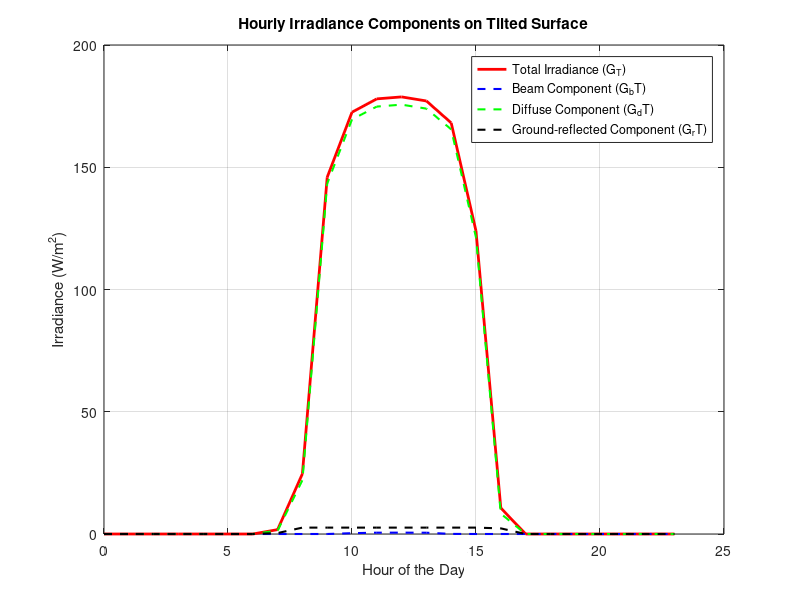
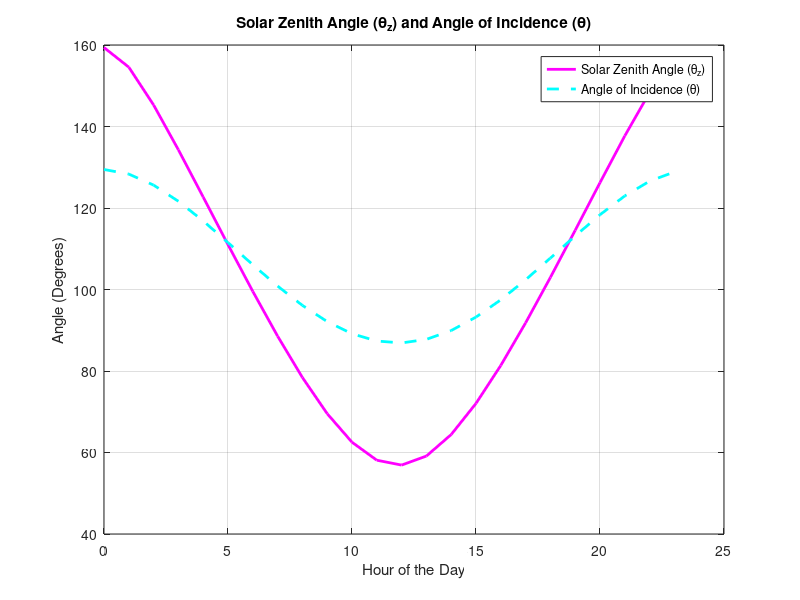

Reproduce these figures in MATLAB, in order. (Note: this script raises an error after producing the figures.)

% MATLAB Code for PV System Analysis without Economic Analysis
% Author: Derek / Team
% Location: Sacramento International Airport (38.7°N, -121.6°E)
% Purpose: Detailed irradiance calculations, PV array performance modeling,
%          environmental impact assessment, and additional performance metrics

%% Clear workspace and command window
clear all; close all; clc;

%% 1. Parameters Initialization

% Constants
G_sc = 1367;                 % Solar constant in W/m²
lat = 38.7;                  % Latitude in degrees (positive for Northern Hemisphere)
lon = -121.6;                % Longitude in degrees (negative for West)
tilt = 30;                   % Tilt angle of the PV panel in degrees
azimuth = 180;               % Surface azimuth angle in degrees (180° for south-facing in Northern Hemisphere)
albedo = 0.2;                % Ground reflectance (dimensionless)
day = 315;                   % Day of the year (November 10, 2024 is the 315th day)

% Time variables
timezone = -8;               % Time zone offset from UTC (Pacific Standard Time)
hours = 0:23;                % Hours of the day

% PV Panel Specifications
P_rated = 415;               % Rated power of each panel in watts (W)
gamma = -0.0045;             % Temperature coefficient (% per °C)
T_STC = 25;                  % Standard Test Condition temperature in degrees Celsius (°C)
NOCT = 45;                   % Nominal Operating Cell Temperature in degrees Celsius (°C)
panel_area = 1.94;           % Area of each panel in square meters (m²)
efficiency = 18;             % PV panel efficiency in percent (%), from the RETScreen report

% Environmental Conditions
ambient_temp = 16.4;         % Average annual temperature in degrees Celsius (°C) from RETScreen report

% System Configuration
installed_capacity = 721.61; % Installed capacity in kilowatts (kW) from RETScreen report
P_rated_total_W = installed_capacity * 1e3; % Total installed capacity in watts (W)
num_panels = ceil(P_rated_total_W / P_rated); % Total number of panels (rounded up)
total_area = num_panels * panel_area;        % Total PV array area in m²

% Correction Factors
CF_shading = 0.95;           % Shading loss factor (5% loss)
CF_soiling = 0.90;           % Soiling loss factor (10% loss)
eta_inverter = 0.96;         % Inverter efficiency (96%)
eta_wiring = 0.98;           % Wiring and mismatch efficiency (98%)

% Degradation Parameters
degradation_rate = 0.005;    % Annual degradation rate (0.5%)
years = 25;                  % Number of years for analysis

% Solar Position Parameters
n = day;                     % Day of the year
phi = lat;                   % Latitude (degrees North)
longitude = lon;             % Longitude (degrees East, negative for West)

% Actual Solar Radiation Data
H_actual = 4.68;             % Actual solar radiation (kWh/m²/day) from RETScreen report

% Environmental Parameters
emission_factor_grid = 0.5;  % kg CO₂ per kWh (average value)

% Preallocate arrays
G_oh = zeros(1,24); % Extraterrestrial horizontal irradiance
GHI = zeros(1,24);  % Global horizontal irradiance
DHI = zeros(1,24);  % Diffuse horizontal irradiance
DNI = zeros(1,24);  % Direct normal irradiance
theta_z = zeros(1,24); % Solar zenith angle
theta = zeros(1,24);   % Angle of incidence
G_bT = zeros(1,24);    % Beam component on tilted surface
G_dT = zeros(1,24);    % Diffuse component on tilted surface
G_rT = zeros(1,24);    % Ground-reflected component on tilted surface
G_T = zeros(1,24);     % Total irradiance on tilted surface

%% 2. Solar Irradiance Calculations

% Calculate declination angle (delta)
delta = 23.45 * sind(360*(284+day)/365);

% Equation of time (EoT) in minutes
B = 360*(day - 81)/364;
EoT = 9.87 * sind(2*B) - 7.53*cosd(B) - 1.5*sind(B);

% Loop over each hour
for i = 1:length(hours)
    % Local standard time
    t = hours(i);

    % Solar time correction
    L_st = timezone * 15; % Reference longitude for the time zone
    TC = 4 * (lon - L_st) + EoT; % Time correction in minutes
    t_solar = t + TC/60; % Solar time in hours

    % Hour angle (H)
    H = 15 * (t_solar - 12); % Hour angle in degrees

    % Solar zenith angle (theta_z)
    theta_z(i) = acosd(sind(lat)*sind(delta) + cosd(lat)*cosd(delta)*cosd(H));

    % Solar azimuth angle (gamma_s)
    gamma_s = atand(sind(H) / (sind(lat)*cosd(H) - cosd(lat)*tand(delta)));
    if H > 0 % Afternoon
        gamma_s = gamma_s + 180;
    else % Morning
        gamma_s = gamma_s + 360;
    end

    % Angle of incidence (theta)
    theta(i) = acosd( sind(delta)*sind(lat)*cosd(tilt) - sind(delta)*cosd(lat)*sind(tilt)*cosd(azimuth) ...
                + cosd(delta)*cosd(lat)*cosd(tilt)*cosd(H) + cosd(delta)*sind(lat)*sind(tilt)*cosd(azimuth)*cosd(H) ...
                + cosd(delta)*sind(tilt)*sind(azimuth)*sin(H) );

    % Extraterrestrial normal irradiance (G_on)
    G_on = G_sc * (1 + 0.033 * cosd(360*day/365));

    % Extraterrestrial horizontal irradiance (G_oh)
    G_oh(i) = G_on * cosd(theta_z(i));
    if G_oh(i) < 0
        G_oh(i) = 0;
    end

    % Clearness index (K_t)
    % Use actual daily solar radiation data
    GHI_daily = H_actual * 1000 / 24; % Convert kWh/m²/day to W/m²/hour
    if G_oh(i) > 0
        K_t = GHI_daily / G_oh(i); % Calculate clearness index
        K_t = max(min(K_t, 0.82), 0); % Constrain K_t between 0 and 0.82
    else
        K_t = 0;
    end

    if G_oh(i) > 0
        % Global horizontal irradiance (GHI)
        GHI(i) = K_t * G_oh(i);

        % Estimate DHI using Erbs model
        if K_t <= 0.22
            K_d = 1 - 0.09*K_t;
        elseif K_t <= 0.80
            K_d = 0.9511 - 0.1604*K_t + 4.388*K_t^2 - 16.638*K_t^3 + 12.336*K_t^4;
        else
            K_d = 0.165;
        end
        DHI(i) = K_d * GHI(i);

        % Direct normal irradiance (DNI)
        DNI(i) = (GHI(i) - DHI(i)) / cosd(theta_z(i));

        % Beam component on tilted surface (G_bT)
        G_bT(i) = DNI(i) * cosd(theta(i));
        if G_bT(i) < 0
            G_bT(i) = 0;
        end

        % Diffuse component on tilted surface (G_dT)
        % Using the Hay-Davies model for anisotropic sky
        A = max(DNI(i) / G_on, 0); % Anisotropy index
        F = max(0, cosd(theta(i)) / cosd(theta_z(i))); % Circumsolar factor
        G_dT(i) = DHI(i) * (A * F + (1 - A) * (1 + cosd(tilt)) / 2);

        % Ground-reflected component (G_rT)
        G_rT(i) = GHI(i) * albedo * (1 - cosd(tilt)) / 2;

        % Total irradiance on tilted surface (G_T)
        G_T(i) = G_bT(i) + G_dT(i) + G_rT(i);
    else
        % Night time
        GHI(i) = 0;
        DHI(i) = 0;
        DNI(i) = 0;
        G_bT(i) = 0;
        G_dT(i) = 0;
        G_rT(i) = 0;
        G_T(i) = 0;
    end
end

% Plot the results
figure;
plot(hours, G_T, 'r', 'LineWidth', 2);
hold on;
plot(hours, G_bT, 'b--', 'LineWidth', 1.5);
plot(hours, G_dT, 'g--', 'LineWidth', 1.5);
plot(hours, G_rT, 'k--', 'LineWidth', 1.5);
xlabel('Hour of the Day');
ylabel('Irradiance (W/m^2)');
title('Hourly Irradiance Components on Tilted Surface');
legend('Total Irradiance (G_T)', 'Beam Component (G_bT)', 'Diffuse Component (G_dT)', 'Ground-reflected Component (G_rT)');
grid on;

% Plot solar zenith and incidence angles
figure;
plot(hours, theta_z, 'm-', 'LineWidth', 2);
hold on;
plot(hours, theta, 'c--', 'LineWidth', 2);
xlabel('Hour of the Day');
ylabel('Angle (Degrees)');
title('Solar Zenith Angle (θ_z) and Angle of Incidence (θ)');
legend('Solar Zenith Angle (θ_z)', 'Angle of Incidence (θ)');
grid on;

% Display results in a table
IrradianceTable = table(hours', G_T', G_bT', G_dT', G_rT', theta_z', theta', 'VariableNames', ...
    {'Hour', 'G_T', 'G_bT', 'G_dT', 'G_rT', 'Theta_z', 'Theta'});
disp('--- Irradiance Components and Angles ---');
disp(IrradianceTable);

%% 3. PV Array Performance Modeling

% Validate Irradiance Data Length
if length(G_T) ~= 24
    error('Irradiance data G_T must contain exactly 24 hourly values.');
end

% Calculate Sunset Hour Angle (H_s) in degrees
phi_rad = deg2rad(phi);
delta_rad = deg2rad(delta);
Hs_rad = acos(-tan(phi_rad) * tan(delta_rad));
Hs = rad2deg(Hs_rad);
fprintf('Sunset Hour Angle (H_s): %.2f°\n', Hs);

% Extraterrestrial Radiation (H_0) Calculation
H0_J = (24 * 3600 * G_sc / pi) * (1 + 0.033 * cosd((360 * n) / 365)) * ...
       (cosd(phi) * cosd(delta) * sind(Hs) + ...
       (Hs * sind(phi) * sind(delta)) * pi / 180);

H0_kWh = H0_J / 3.6e6; % Convert Joules to kWh
fprintf('Extraterrestrial Radiation (H_0): %.2f kWh/m²/day\n', H0_kWh);

% Clearness Index (K_t) Calculation
Kt = H_actual / H0_kWh;
Kt = max(min(Kt, 0.82), 0); % Constrain K_t between 0 and 0.82
fprintf('Clearness Index (K_t): %.2f\n', Kt);

% Calculate Actual Operating Temperature (T) for each hour
T = ambient_temp + (G_T / 800) * (NOCT - 20);

% Calculate Power Output for Each Hour (W)
P = P_rated * (G_T / 1000) .* (1 + gamma .* (T - T_STC));
P(P < 0) = 0; % Ensure no negative power output

% Total Power Output for All Panels (W)
P_total_W = P * num_panels;

% Convert Power Output to kWh for Each Hour
P_total_kWh = P_total_W / 1000; % kWh/hour

% Calculate Total Power Output over the Day (kWh)
sum_P = sum(P_total_kWh); % Total energy output in kWh/day

% Calculate Total Incident Energy over the Day (kWh)
Incident_energy_kWh = (G_T .* total_area) / 1000; % kWh/hour
sum_Incident = sum(Incident_energy_kWh); % Total incident energy in kWh/day

% Calculate Average Efficiency (Dimensionless)
eta_avg = sum_P / sum_Incident;
fprintf('Average PV Array Efficiency: %.2f%%\n', eta_avg * 100);

% Apply Shading and Soiling Corrections
P_corrected_kWh = P_total_kWh * CF_shading * CF_soiling;

% Sum Corrected Power Output
sum_P_corrected = sum(P_corrected_kWh);

% Updated Average Efficiency with Corrections
eta_avg_corrected = sum_P_corrected / sum_Incident;
fprintf('Average PV Array Efficiency after Shading and Soiling Corrections: %.2f%%\n', eta_avg_corrected * 100);

% Apply Inverter and Wiring Efficiencies
P_system_kWh = P_corrected_kWh * eta_inverter * eta_wiring;

% Sum System Power Output
sum_P_system = sum(P_system_kWh);

% Updated Average Efficiency with All Corrections
eta_avg_system = sum_P_system / sum_Incident;
fprintf('Average PV Array Efficiency after All Corrections: %.2f%%\n', eta_avg_system * 100);

% Apply Degradation Over Time
% Calculate Degraded Efficiency after each year
years_vector = 1:years;
eta_degraded_vector = eta_avg_system * (1 - degradation_rate) .^ years_vector;

% Plot Efficiency Degradation Over Time
figure;
plot(years_vector, eta_degraded_vector * 100, 'r-o', 'LineWidth', 2);
xlabel('Years');
ylabel('Efficiency (%)');
title('PV Array Efficiency Degradation Over Time');
grid on;

% Calculate Annual Energy Production Over Time
annual_energy_production = sum_P_system * 365 * (1 - degradation_rate) .^ (years_vector - 1); % kWh/year

% Plot Annual Energy Production Over Time
figure;
plot(years_vector, annual_energy_production / 1000, 'b-s', 'LineWidth', 2);
xlabel('Years');
ylabel('Annual Energy Production (MWh)');
title('Annual Energy Production Over 25 Years');
grid on;

%% 4. Environmental Impact Assessment

% Annual CO₂ Emissions Reduction
annual_CO2_reduction = annual_energy_production * emission_factor_grid; % kg CO₂/year

% Total CO₂ Emissions Reduction Over Lifetime
total_CO2_reduction = sum(annual_CO2_reduction);

% Display Environmental Impact Results
fprintf('\n--- Environmental Impact Assessment ---\n');
fprintf('Annual CO₂ Emissions Reduction (First Year): %.2f tons\n', annual_CO2_reduction(1) / 1000);
fprintf('Total CO₂ Emissions Reduction Over %d Years: %.2f tons\n', years, total_CO2_reduction / 1000);

% Plot Annual CO₂ Emissions Reduction
figure;
plot(years_vector, annual_CO2_reduction / 1000, 'k-*', 'LineWidth', 2);
xlabel('Years');
ylabel('Annual CO₂ Emissions Reduction (tons)');
title('Annual CO₂ Emissions Reduction Over 25 Years');
grid on;

%% 5. Additional Performance Metrics

% Total Irradiance on the Plane of Array over the Day (kWh/m²/day)
total_irradiance_POA = sum(G_T) / 1000; % Convert from W/m² to kWh/m²

% Theoretical Energy Output under STC (kWh)
theoretical_energy_STC = installed_capacity * total_irradiance_POA / (G_sc / 1000); % Considering STC irradiance

% Performance Ratio (PR)
PR = sum_P_system / theoretical_energy_STC;
fprintf('Performance Ratio (PR): %.2f%%\n', PR * 100);

% Capacity Factor (CF)
total_hours_year = 365 * 24;
CF = (annual_energy_production(1) / 1000) / (installed_capacity * total_hours_year);
fprintf('Capacity Factor (CF): %.2f%%\n', CF * 100);

% Specific Yield (kWh/kW/year)
specific_yield = annual_energy_production(1) / installed_capacity;
fprintf('Specific Yield: %.2f kWh/kW/year\n', specific_yield);

% Energy Yield (kWh/m²/year)
energy_yield = annual_energy_production(1) / total_area;
fprintf('Energy Yield: %.2f kWh/m²/year\n', energy_yield);

% Loss Analysis
% Irradiance Losses
irradiance_loss = sum_P - sum_P_corrected; % Losses due to shading and soiling
% Temperature and System Losses
temperature_loss = sum_P_corrected - sum_P_system; % Losses due to temperature, inverter, and wiring
% Total Losses
total_losses = sum_P - sum_P_system;

% Display Loss Analysis
fprintf('\n--- Loss Analysis ---\n');
fprintf('Irradiance Losses: %.2f kWh/day\n', irradiance_loss);
fprintf('Temperature and System Losses: %.2f kWh/day\n', temperature_loss);
fprintf('Total Losses: %.2f kWh/day\n', total_losses);

% Plot Loss Diagram (Pie Chart)
losses = [irradiance_loss, temperature_loss, sum_P_system];
labels = {'Irradiance Losses', 'Temperature & System Losses', 'Net Energy Output'};
figure;
pie(losses, labels);
title('Loss Analysis of PV System');

%% 6. Total Lifetime Energy Production

total_lifetime_energy = sum(annual_energy_production);
fprintf('\nTotal Lifetime Energy Production over %d years: %.2f MWh\n', years, total_lifetime_energy / 1000);

%% 7. Equivalent Environmental Benefits

% Assume one tree absorbs about 21.77 kg CO₂ per year
trees_planted_equivalent = total_CO2_reduction / (21.77 * years);

% Assume an average car emits about 4.6 metric tons CO₂ per year
cars_removed_equivalent = (total_CO2_reduction / 1000) / (4.6 * years);

fprintf('\nEquivalent Environmental Benefits:\n');
fprintf('- Equivalent Trees Planted: %.0f trees\n', trees_planted_equivalent);
fprintf('- Equivalent Cars Taken Off the Road: %.2f cars\n', cars_removed_equivalent);

%% 8. Summary of Results

% Create a summary table
Results = table({'Average Efficiency'; 'After Shading & Soiling'; 'After System Losses'}, ...
               [eta_avg; eta_avg_corrected; eta_avg_system] * 100, ...
               'VariableNames', {'Calculation_Stage', 'Efficiency_Percentage'});

disp('--- PV Array Efficiency Summary ---');
disp(Results);

% Create a table for Efficiency Degradation Over Time
DegradationTable = table(years_vector', eta_degraded_vector' * 100, annual_energy_production', ...
    annual_CO2_reduction', 'VariableNames', {'Year', 'Efficiency_Percentage', 'Annual_Energy_kWh', 'Annual_CO2_Reduction_kg'});

disp('--- PV Array Efficiency and Annual Energy Production Over Time ---');
disp(DegradationTable);

%% 9. Conclusions

% Display key findings
fprintf('\n--- Key Findings ---\n');
fprintf('Total Daily Energy Generated (After Losses): %.2f kWh\n', sum_P_system);
fprintf('Annual Energy Production (First Year): %.2f MWh\n', sum_P_system * 365 / 1000);
fprintf('Total Number of Panels Required: %d\n', num_panels);
fprintf('Total CO₂ Emissions Reduction Over %d Years: %.2f tons\n', years, total_CO2_reduction / 1000);
fprintf('Performance Ratio (PR): %.2f%%\n', PR * 100);
fprintf('Capacity Factor (CF): %.2f%%\n', CF * 100);
fprintf('Specific Yield: %.2f kWh/kW/year\n', specific_yield);
fprintf('Energy Yield: %.2f kWh/m²/year\n', energy_yield);
fprintf('Total Lifetime Energy Production: %.2f MWh\n', total_lifetime_energy / 1000);
fprintf('Equivalent Trees Planted: %.0f trees\n', trees_planted_equivalent);
fprintf('Equivalent Cars Taken Off the Road: %.2f cars\n', cars_removed_equivalent);

